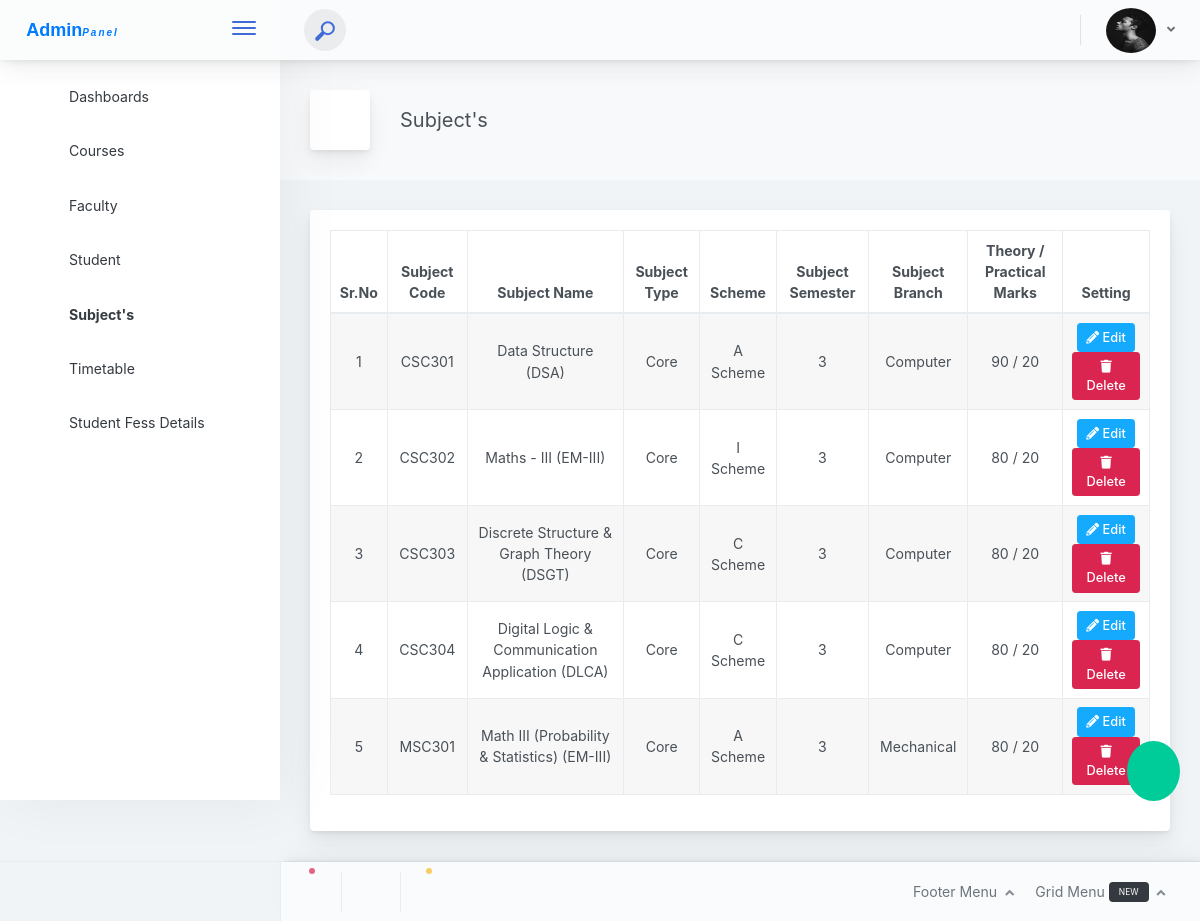
/admin_mode/subjects?action=viewall (signed in), run on the app's committed database.
### tables this page shows
CREATE TABLE `admin_mode` (
  `id` int(11) NOT NULL,
  `fullname` varchar(255) NOT NULL,
  `admin_email` varchar(255) NOT NULL,
  `admin_number` varchar(255) NOT NULL,
  `admin_picture` varchar(255) NOT NULL,
  `admin_login_id` varchar(10) NOT NULL,
  `admin_password` varchar(255) NOT NULL,
  `admin_address` text NOT NULL,
  `admin_last_login` varchar(255) NOT NULL,
  `admin_dob` date NOT NULL,
  `admin_status` int(11) NOT NULL,
  `admin_added_on` datetime NOT NULL,
  `admin_retirement_date` varchar(50) NOT NULL,
  `admin_reset_password_code` int(11) NOT NULL,
  `new_login_admin` int(11) NOT NULL
);

CREATE TABLE `subject` (
  `id` int(11) NOT NULL,
  `subject_name` varchar(255) NOT NULL,
  `subject_alias` varchar(10) NOT NULL,
  `semester` int(11) NOT NULL,
  `branch_id` int(11) NOT NULL,
  `subject_code` varchar(20) NOT NULL,
  `subject_type` varchar(255) NOT NULL,
  `scheme` varchar(11) NOT NULL,
  `Theory_marks` int(11) NOT NULL,
  `practical_marks` int(11) NOT NULL
);

CREATE TABLE `branch` (
  `id` int(11) NOT NULL,
  `branch_name` varchar(255) NOT NULL,
  `status` int(11) NOT NULL,
  `branch_code` varchar(10) NOT NULL,
  `academic_pattern` varchar(10) NOT NULL,
  `no_of_sem_year` int(11) NOT NULL
);

### admin_mode/session.php (called while the page is built, shortened)
<?php
require '../reuseable_files/database.inc.php';
if(isset($_SESSION['ADMINID'])){
	$sql = "SELECT * FROM admin_mode where id = '".$_SESSION['ADMINID']."'";
	$res = mysqli_query($con,$sql);
	$admin_login = mysqli_fetch_assoc($res);
}

### admin_mode/subjects.php (the view, shortened to what this page needs)
<?php
require 'admin_resuse_files/header.php';
?>
<div class="app-main__outer">
<div class="app-main__inner" >
<?php
if (isset($_GET['action']) && $_GET['action']!=''  && $_GET['action']=='viewall') {
?>
					<div class="app-page-title">
                        <div class="page-title-wrapper">
                            <div class="page-title-heading">
                                <div class="page-title-icon">
                                    <i class="pe-7s-notebook icon-gradient bg-mean-fruit"></i>
                                </div>
                                <div>Subject's
                                </div>
                            </div>
                         </div>
                    </div>
					<div class="main-card mb-3 card" >
                            <div class="card-body">
                                <table style="width: 100%;" id="example" class="table table-hover text-center table-striped table-bordered"><thead>
									<tr>
                                        <th>Sr.No</th>
                                        <th>Subject Code</th>
                                        <th>Subject Name</th>
                                        <th>Subject Type</th>
                                        <th>Scheme</th>
                                        <th>Subject Semester</th>
                                        <th>Subject Branch</th>
                                        <th>Theory / Practical Marks</th>
                                        <th>Setting</th>
                                    </tr>
                                 </thead>
                                  <tbody id="dump_courses_here">
                                  	<?php
                                  	$res = mysqli_query($con,"SELECT *,subject.id as sid FROM subject LEFT JOIN branch ON subject.branch_id = branch.id");
									if (mysqli_num_rows($res) >0) {
										foreach ($res as $key => $row) {
											?><tr>
					                                <td><?= $key+=1 ?></td>
					                                <td><?= $row['subject_code']?></td>
					                                <td><?= $row['subject_name'].' ('.$row['subject_alias'].')'?></td>
					                                <td> <?= $row['subject_type'] ?></td>
					                                <td> <?= $row['scheme'].' Scheme' ?></td>
					                                <td> <?= $row['semester'] ?></td>
					                                <td> <?= $row['branch_name'] ?></td>
					                                <td> <?= $row['Theory_marks'].' / '.$row['practical_marks'] ?></td>
					                                <td>
							                          <a class="btn btn-info btn-sm" href="subjects?action1=new_subject&id=<?= $row['sid'] ?>">
							                              <i class="fas fa-pencil-alt">
							                              </i>
							                              Edit
							                          </a>
							                          <a class="btn btn-danger btn-sm" href="javascript:void(0)" onclick="remove_subject('<?php echo $row['subject_name'] ?>', '<?= $row['subject_code']?>')">
							                              <i class="fas fa-trash">
							                              </i>
							                              Delete
							                          </a>
					                                </td>
					                            </tr>
											<?php
										}
									}
                                  	?>
                                  </tbody>
                              </table>
                            </div>
                    </div>
						<a href="subjects?action1=new_subject" style="position: fixed;right: 20px;bottom: 120px;"><i class="pe-7s-plus" style="font-size: 2rem;background: #0C9;padding: 14px;border-radius: 50%;color: #fff;"></i></a>
	<?php
}
else{
	redirect(FRONT_SITE_PATH_ADMIN);
}
?>
<?php
	require 'admin_resuse_files/footer.php';
?>

### admin_mode/admin_resuse_files/header.php (shortened to what this page needs)
<?php
require 'session.php';
$page_url =  'http://'.$_SERVER['HTTP_HOST'].$_SERVER['PHP_SELF'];
if ($page_url == FRONT_SITE_PATH_ADMIN.'course.php') {
    $title = 'Course\'s';
    $course_active = 'mm-active';
}elseif ($page_url == FRONT_SITE_PATH_ADMIN.'index.php' ||  $page_url == FRONT_SITE_PATH_ADMIN) {
    $dashboard_active = 'mm-active';
    $title = 'Dashboard';
}elseif ($page_url == FRONT_SITE_PATH_ADMIN.'faculty.php') {
    $faculty_active = 'mm-active';
    $title = 'Faculty';
}elseif ($page_url == FRONT_SITE_PATH_ADMIN.'student.php') {
    $student_active = 'mm-active';
    $title = 'Student';
}elseif ($page_url == FRONT_SITE_PATH_ADMIN.'students_fees.php') {
    $studentfees_active = 'mm-active';
    $title = 'Student Fees Details';
}elseif ($page_url == FRONT_SITE_PATH_ADMIN.'subjects.php') {
    $subjects_active = 'mm-active';
}elseif ($page_url == FRONT_SITE_PATH_ADMIN.'timetable.php') {
    $timetable_active = 'mm-active';
    $title = 'Timetable';
}
?>
<!doctype html>
<html lang="en">
<head>
<link rel="stylesheet" type="text/css" href="https://cdnjs.cloudflare.com/ajax/libs/font-awesome/5.15.3/css/all.min.css">
<link rel="stylesheet" href="https://cdn.jsdelivr.net/npm/pixeden-stroke-7-icon@1.2.3/pe-icon-7-stroke/dist/pe-icon-7-stroke.min.css">
<link rel="stylesheet" type="text/css" href="http://code.ionicframework.com/ionicons/2.0.1/css/ionicons.min.css">
<link rel="stylesheet" href="https://cdn.linearicons.com/free/1.0.0/icon-font.min.css">
<link href="<?php echo FRONT_SITE_PATH ?>assets/css/main.d810cf0ae7f39f28f336.css" rel="stylesheet"></head>
<body>
    <div class="app-container app-theme-white body-tabs-shadow fixed-header fixed-sidebar fixed-footer">
        <div class="app-header header-shadow ">
             <div class="app-header__logo">
                <div class="logo-src" >
                    <a href="index">Admin <sub style="font-size: 10px;text-transform: capitalize;font-style: italic;letter-spacing: 2px">panel</sub></a>
                </div>
                <div class="header__pane ml-auto">
                    <div>
                        <button type="button" class="hamburger close-sidebar-btn hamburger--elastic" data-class="closed-sidebar">
                            <span class="hamburger-box">
                                <span class="hamburger-inner"></span>
                            </span>
                        </button>
                    </div>
                </div>
            </div>
              <div class="app-header__content">
                <div class="app-header-left">
                    <div class="search-wrapper">
                        <div class="input-holder">
                            <button class="search-icon"><span></span></button>
                        </div>
                    </div>
                </div>
                <div class="app-header-right">
                    <div class="header-dots">
                    <div class="widget-content">
                    </div>
                    </div>
                    <div class="header-btn-lg pr-0">
                        <div class="widget-content p-0">
                            <div class="widget-content-wrapper">
                                <div class="widget-content-left">
                                    <div class="btn-group">
                                        <a data-toggle="dropdown" aria-haspopup="true" aria-expanded="false" class="p-0 btn">
                                            <img width="50px" height="45px" class="rounded-circle" src="<?= FRONT_SITE_IMAGE_ADMIN.'/'.$admin_login['admin_picture'] ?>" alt="">
                                            <i class="fa fa-angle-down ml-2 opacity-8"></i>
                                        </a>
                                    </div>
                                </div>
                            </div>
                        </div>
                    </div>
                </div>
            </div>
        </div>
          <div class="app-main">
            <div class="app-sidebar sidebar-shadow ">
                 <div class="scrollbar-sidebar">
                    <div class="app-sidebar__inner">
                        <ul class="vertical-nav-menu">
                            <li  class="mt-3 <?= $dashboard_active ?>">
                                <a href="index"<?= PHP_EXT ?>>
                                    <i class="metismenu-icon pe-7s-rocket"></i>Dashboards
                                </a>
                             </li>
                             <li  class="mt-3 <?= $course_active ?>">
                                <a href="course<?= PHP_EXT ?>?action=viewall" >
                                    <i class="metismenu-icon pe-7s-study"></i>Courses
                                </a>
                             </li>
                             <li  class="mt-3 <?= $faculty_active ?>">
                                <a href="faculty<?= PHP_EXT ?>?action=viewall">
                                    <i class="metismenu-icon pe-7s-user"></i>Faculty
                                </a>
                             </li>
                              <li  class="mt-3 <?= $student_active ?>">
                                <a href="student<?= PHP_EXT ?>?action=viewall">
                                    <i class="metismenu-icon pe-7s-user"></i>Student
                                </a>
                             </li>
                              <li  class="mt-3 <?= $subjects_active ?>">
                                <a href="subjects<?= PHP_EXT ?>?action=viewall">
                                    <i class="metismenu-icon pe-7s-notebook"></i>Subject's
                                </a>
                             </li>
                              <li  class="mt-3 <?= $timetable_active ?>">
                                <a href="timetable<?= PHP_EXT ?>">
                                    <i class="metismenu-icon pe-7s-news-paper"></i>Timetable
                                </a>
                             </li>
                              <li  class="mt-3 <?= $studentfees_active ?>">
                                <a href="students_fees<?= PHP_EXT ?>?action=viewall">
                                    <i class="metismenu-icon pe-7s-cash"></i>Student Fess Details
                                </a>
                             </li>
                        </ul>
                    </div>
                </div>
            </div>

### admin_mode/admin_resuse_files/header.php (style rules this page uses)
a { text-decoration: none }
.app-header__logo .logo-src { height: 47px; left: 0; }
.logo-src a { padding: 10px; display: flex; justify-content: center; align-items: center; font-size: 18px; color: #007bff; font-weight: 700; font-family: sans-serif; }

### data on the page
admin_mode: admin_picture (picture)
subject: key "1", subject_code "CSC301", subject_name "Data Structure", subject_alias "DSA", subject_type "Core", scheme "A", semester "3", branch.branch_name "Computer", Theory_marks "90", practical_marks "20"
subject: key "2", subject_code "CSC302", subject_name "Maths - III", subject_alias "EM-III", subject_type "Core", scheme "I", semester "3", branch.branch_name "Computer", Theory_marks "80", practical_marks "20"
subject: key "3", subject_code "CSC303", subject_name "Discrete Structure & Graph Theory", subject_alias "DSGT", subject_type "Core", scheme "C", semester "3", branch.branch_name "Computer", Theory_marks "80", practical_marks "20"
subject: key "4", subject_code "CSC304", subject_name "Digital Logic & Communication Application", subject_alias "DLCA", subject_type "Core", scheme "C", semester "3", branch.branch_name "Computer", Theory_marks "80", practical_marks "20"
subject: key "5", subject_code "MSC301", subject_name "Math III (Probability & Statistics)", subject_alias "EM-III", subject_type "Core", scheme "A", semester "3", branch.branch_name "Mechanical", Theory_marks "80", practical_marks "20"
